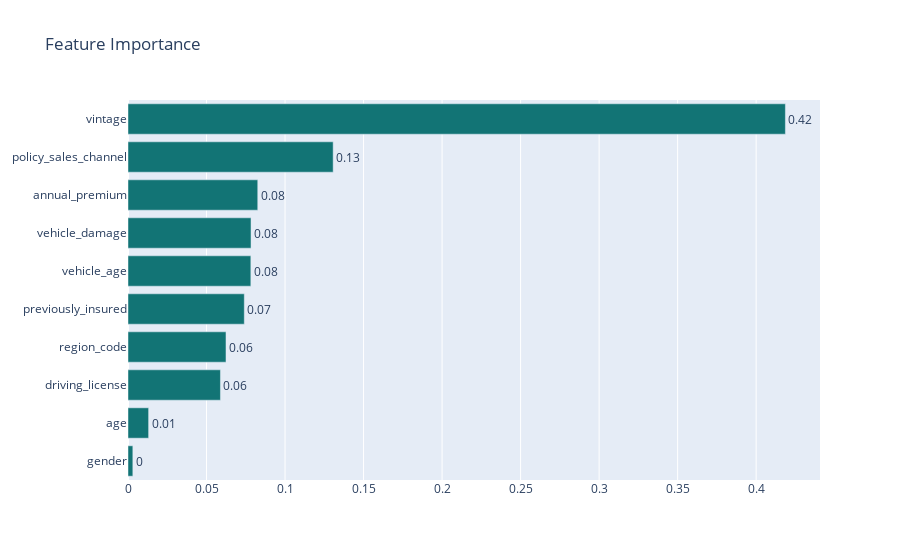

Notebook code for this chart:
### Code cell
# Feature Importance für den Trainingsdatensatz plotten
#Feature Importance in einem Data Frame ablegen und absteigend nach den höchsten Werten sortieren 
feature_importances=pd.DataFrame({'features':X_train.columns,'feature_importance':fit_bt.feature_importances_})
feature_importances.sort_values('feature_importance',ascending=False)

# Bar Chart erstellen 
fig = go.Figure(go.Bar(
            x=feature_importances['feature_importance'].sort_values(ascending=True),
            y=X_train.columns,
            text=round(feature_importances['feature_importance'].sort_values(ascending=True), 2),
            marker_color= 'rgb(18,116,117)',
            orientation='h'))

fig.update_traces(textposition='outside')
fig.update_layout(title_text = 'Feature Importance')
fig.show()

### Figure 1 — Plotly figure (JSON) as saved in the notebook; plotly's stock layout.template omitted (floating-point values rounded to 4 significant figures)
{"data": [{"marker": {"color": "rgb(18,116,117)"}, "orientation": "h", "text": [0, 0.01, 0.06, 0.06, 0.07, 0.08, 0.08, 0.08, 0.13, 0.42], "textposition": "outside", "type": "bar", "x": [0.003083, 0.01313, 0.05886, 0.0624, 0.07406, 0.07823, 0.07834, 0.08263, 0.1307, 0.4186], "y": ["gender", "age", "driving_license", "region_code", "previously_insured", "vehicle_age", "vehicle_damage", "annual_premium", "policy_sales_channel", "vintage"]}], "layout": {"title": {"text": "Feature Importance"}}}
